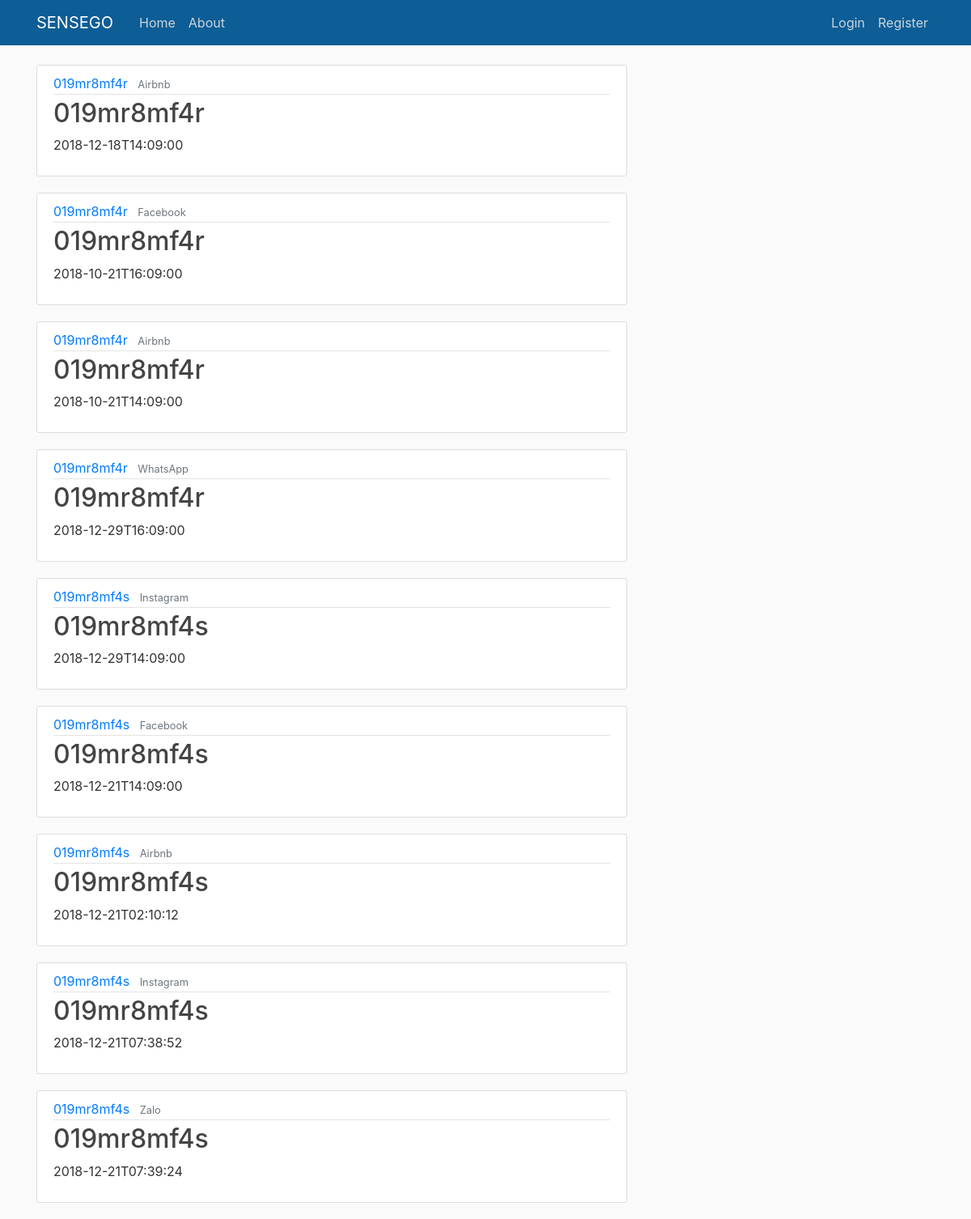
The page /home on the database its author committed.
### sensego/models.py (models this page shows, shortened)
class App(db.Model):
    id = db.Column(db.Integer, primary_key=True)
    userid = db.Column(db.String(100), nullable=False)
    app = db.Column(db.String(100), nullable=False)
    timestamp = db.Column(db.String(100), nullable=False)

### sensego/routes.py (the view)
@app.route("/")
@app.route("/home")
def home():
    sql0 = """
            SELECT strftime('%Y-%m-%dT%H:%M:%S',DATETIME(timestamp, 'utc')) AS timestamp, app, userid, id FROM app
            """
    apps = db.engine.execute(text(sql0))
    return render_template('home.html',
                            apps=apps
                            )

### sensego/templates/home.html
{% extends "layout.html" %}
{% block content %}
    {% for app in apps %}
        <article class="media content-section">
          <div class="media-body">
            <div class="article-metadata">
              <a class="mr-2" href="#">{{ app.userid }}</a>
              <small class="text-muted">{{ app.app }}</small>
            </div>
            <h2><a class="article-title" href="{{ url_for('appsense', user_id=app.id) }}">{{ app.userid }}</a></h2>
            <p class="article-content">{{ app.timestamp }}</p>
          </div>
        </article>
    {% endfor %}
{% endblock content %}

### sensego/templates/layout.html (shortened to what this page needs)
<!DOCTYPE html>
<html>
<head>
    <link rel="stylesheet" href="https://maxcdn.bootstrapcdn.com/bootstrap/4.0.0/css/bootstrap.min.css">
    <link rel="stylesheet" type="text/css" href="{{ url_for('static', filename='main.css') }}">
</head>
<body>
    <header class="site-header">
      <nav class="navbar navbar-expand-md navbar-dark bg-steel fixed-top">
        <div class="container">
          <a class="navbar-brand mr-4" href="/">SENSEGO</a>
          <div class="collapse navbar-collapse" id="navbarToggle">
            <div class="navbar-nav mr-auto">
              <a class="nav-item nav-link" href="{{ url_for('home') }}">Home</a>
              <a class="nav-item nav-link" href="{{ url_for('about') }}">About</a>
            </div>
            <div class="navbar-nav">
              {% if current_user.is_authenticated %}
                <a class="nav-item nav-link" href="{{ url_for('new_app') }}">New App</a>
                <a class="nav-item nav-link" href="{{ url_for('account') }}">Account</a>
                <a class="nav-item nav-link" href="{{ url_for('logout') }}">Logout</a>
              {% else %}
                <a class="nav-item nav-link" href="{{ url_for('login') }}">Login</a>
                <a class="nav-item nav-link" href="{{ url_for('register') }}">Register</a>
              {% endif %}
            </div>
          </div>
        </div>
      </nav>
    </header>
    <main role="main" class="container">
      <div class="row">
        <div class="col-md-8">
          {% block content %}{% endblock %}
        </div>
      </div>
    </main>
</body>
</html>

### sensego/static/main.css (style rules this page uses)
body { background: #fafafa; color: #333333; margin-top: 5rem; }
h1, h2, h3, h4, h5, h6 { color: #444444; }
.bg-steel { background-color: #0d5d96; }
.site-header .navbar-nav .nav-link { color: #cbd5db; }
.content-section { background: #ffffff; padding: 10px 20px; border: 1px solid #dddddd; border-radius: 3px; margin-bottom: 20px; }
.article-title { color: #444444; }
.article-content { white-space: pre-line; }
.article-metadata { padding-bottom: 1px; margin-bottom: 4px; border-bottom: 1px solid #e3e3e3 }

### rows shown on the page
App: userid "019mr8mf4r", app "Airbnb", timestamp "2018-12-18T14:09:00"
App: userid "019mr8mf4r", app "Facebook", timestamp "2018-10-21T16:09:00"
App: userid "019mr8mf4r", app "Airbnb", timestamp "2018-10-21T14:09:00"
App: userid "019mr8mf4r", app "WhatsApp", timestamp "2018-12-29T16:09:00"
App: userid "019mr8mf4s", app "Instagram", timestamp "2018-12-29T14:09:00"
App: userid "019mr8mf4s", app "Facebook", timestamp "2018-12-21T14:09:00"
App: userid "019mr8mf4s", app "Airbnb", timestamp "2018-12-21T02:10:12"
App: userid "019mr8mf4s", app "Instagram", timestamp "2018-12-21T07:38:52"
App: userid "019mr8mf4s", app "Zalo", timestamp "2018-12-21T07:39:24"
